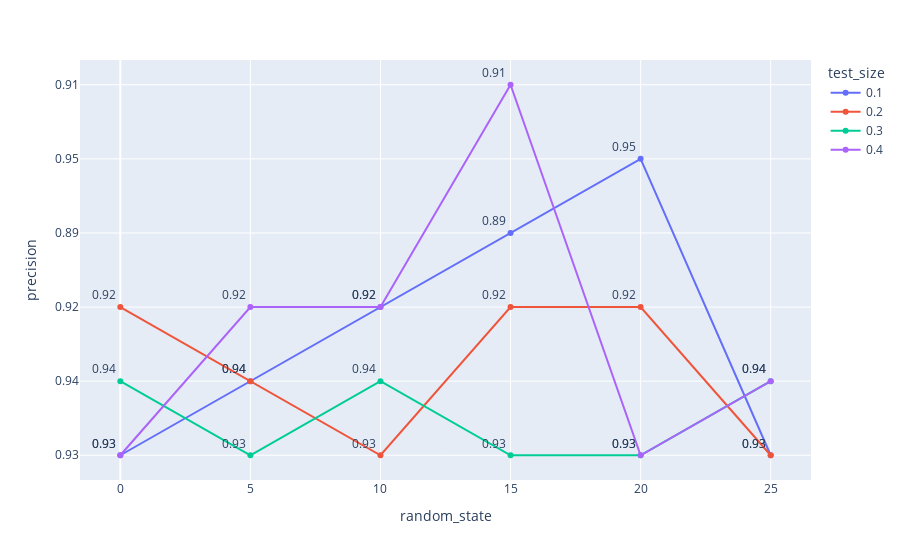

The code cell stored with this chart in its notebook:
### Code cell
import plotly.express as px
fig = px.line(optimal, x='random_state', y='precision',color='test_size',
              text='precision', markers=True)
fig.update_traces(textposition='top left')
fig.show()

### Figure 1 — Plotly figure (JSON) as saved in the notebook; plotly's stock layout.template omitted (floating-point values rounded to 4 significant figures)
{"data": [{"hovertemplate": "test_size=0.1<br>random_state=%{x}<br>precision=%{text}<extra></extra>", "legendgroup": "0.1", "line": {"color": "#636efa", "dash": "solid"}, "marker": {"symbol": "circle"}, "mode": "lines+markers+text", "name": "0.1", "orientation": "h", "showlegend": true, "text": ["0.93", "0.94", "0.92", "0.89", "0.95", "0.93"], "textposition": "top left", "type": "scatter", "x": [0, 5, 10, 15, 20, 25], "xaxis": "x", "y": ["0.93", "0.94", "0.92", "0.89", "0.95", "0.93"], "yaxis": "y"}, {"hovertemplate": "test_size=0.2<br>random_state=%{x}<br>precision=%{text}<extra></extra>", "legendgroup": "0.2", "line": {"color": "#EF553B", "dash": "solid"}, "marker": {"symbol": "circle"}, "mode": "lines+markers+text", "name": "0.2", "orientation": "h", "showlegend": true, "text": ["0.92", "0.94", "0.93", "0.92", "0.92", "0.93"], "textposition": "top left", "type": "scatter", "x": [0, 5, 10, 15, 20, 25], "xaxis": "x", "y": ["0.92", "0.94", "0.93", "0.92", "0.92", "0.93"], "yaxis": "y"}, {"hovertemplate": "test_size=0.3<br>random_state=%{x}<br>precision=%{text}<extra></extra>", "legendgroup": "0.3", "line": {"color": "#00cc96", "dash": "solid"}, "marker": {"symbol": "circle"}, "mode": "lines+markers+text", "name": "0.3", "orientation": "h", "showlegend": true, "text": ["0.94", "0.93", "0.94", "0.93", "0.93", "0.94"], "textposition": "top left", "type": "scatter", "x": [0, 5, 10, 15, 20, 25], "xaxis": "x", "y": ["0.94", "0.93", "0.94", "0.93", "0.93", "0.94"], "yaxis": "y"}, {"hovertemplate": "test_size=0.4<br>random_state=%{x}<br>precision=%{text}<extra></extra>", "legendgroup": "0.4", "line": {"color": "#ab63fa", "dash": "solid"}, "marker": {"symbol": "circle"}, "mode": "lines+markers+text", "name": "0.4", "orientation": "h", "showlegend": true, "text": ["0.93", "0.92", "0.92", "0.91", "0.93", "0.94"], "textposition": "top left", "type": "scatter", "x": [0, 5, 10, 15, 20, 25], "xaxis": "x", "y": ["0.93", "0.92", "0.92", "0.91", "0.93", "0.94"], "yaxis": "y"}], "layout": {"legend": {"title": {"text": "test_size"}, "tracegroupgap": 0}, "margin": {"t": 60}, "xaxis": {"anchor": "y", "domain": [0, 1], "title": {"text": "random_state"}}, "yaxis": {"anchor": "x", "domain": [0, 1], "title": {"text": "precision"}}}}
